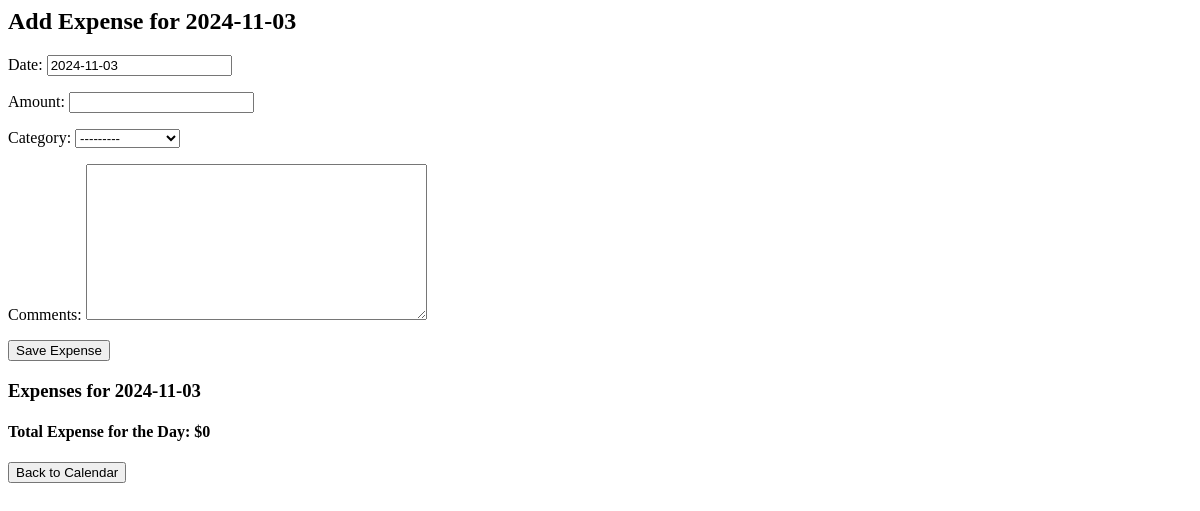
Page /expenses/add/2024-11-03/ (signed in) on the earlier database version.
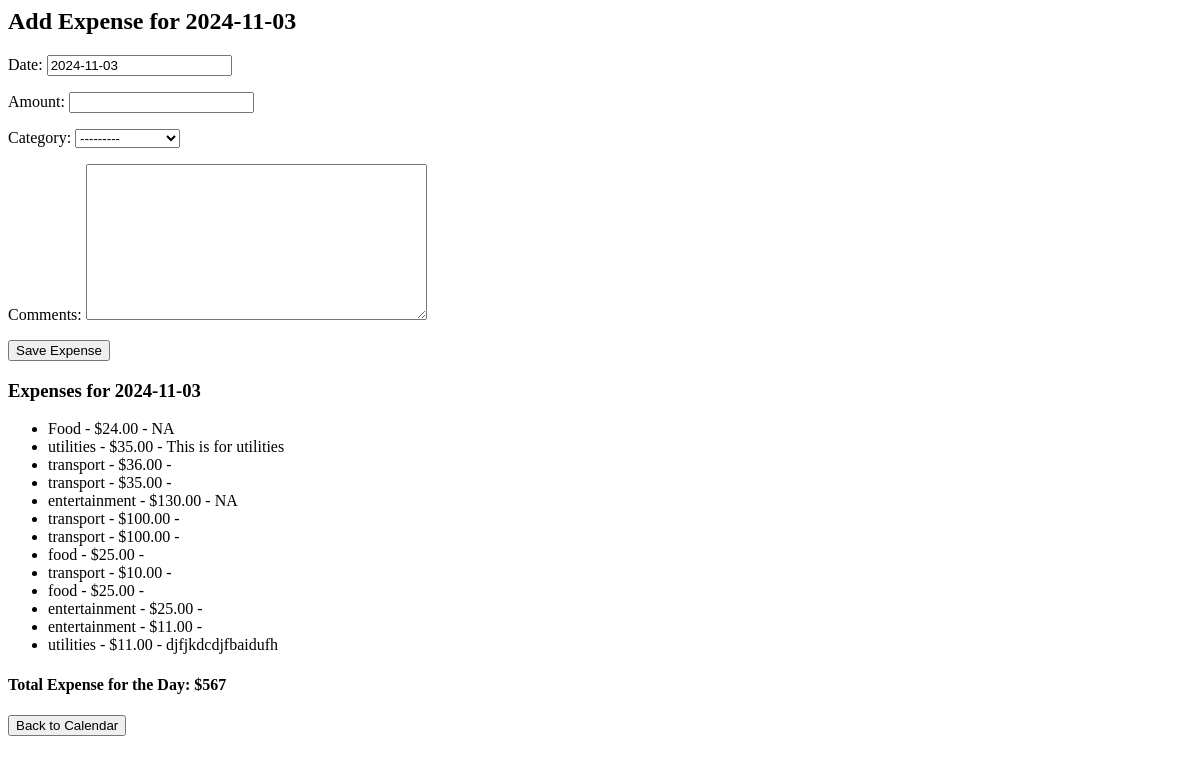
Same page on the later database version.
### expenses/models.py (models this page shows, shortened)
class Expense(models.Model):
    user = models.ForeignKey(User, on_delete=models.CASCADE)
    date = models.DateField()
    amount = models.DecimalField(max_digits=10, decimal_places=2)
    category = models.CharField(max_length=100, choices=CATEGORY_CHOICES)
    comments = models.TextField(blank=True, null=True)

### expenses/views.py (the view)
# urls.py: path('add/<str:date>/', views.add_expense_view, name='add_expense'),
@login_required
@cache_control(no_cache=True, must_revalidate=True, no_store=True)
def add_expense_view(request, date):
    expenses = Expense.objects.filter(user=request.user, date=date)
    daily_total = expenses.aggregate(Sum('amount'))['amount__sum'] or 0  # Calculate total or 0 if none
    if request.method == 'POST':
        form = ExpenseForm(request.POST)
        if form.is_valid():
            expense = form.save(commit=False)
            expense.user = request.user
            expense.save()
            if request.headers.get('X-Requested-With') == 'XMLHttpRequest':
                return JsonResponse({
                    'status': 'success',
                    'daily_total': daily_total + expense.amount,
                    'new_expense': {
                        'category': expense.category,
                        'amount': expense.amount,
                        'comments': expense.comments or ""
                    }
                })
            return redirect('calendar_view')
    else:
        form = ExpenseForm(initial={'date': date})  # Pre-fill the date field for GET requests
    context = {
        'form': form,
        'selected_date': date,
        'expenses': expenses,
        'daily_total': daily_total,
    }
    return render(request, 'expenses/add_expense.html', context)

### expenses/forms.py
class ExpenseForm(forms.ModelForm):
    class Meta:
        model = Expense
        fields = ['date', 'amount', 'category', 'comments']
        widgets = {
            'date': forms.DateInput(attrs={'readonly': 'readonly'}),  # Keep the date readonly
        }

### templates/expenses/add_expense.html (shortened to what this page needs)
<h2>Add Expense for {{ selected_date }}</h2>
<form id="expense-form" method="post" action="">
    {{ form.as_p }}
    <button type="submit">Save Expense</button>
</form>
<h3>Expenses for {{ selected_date }}</h3>
<ul id="expense-list">
    {% for expense in expenses %}
        <li>{{ expense.category }} - ${{ expense.amount }} - {{ expense.comments }}</li>
    {% endfor %}
</ul>
<h4>Total Expense for the Day: $<span id="daily-total">{{ daily_total }}</span></h4>
<button id="back-to-calendar">Back to Calendar</button>

Differences in the rows shown:
added Expense: category "Food", amount "24.00", comments "NA"
added Expense: category "utilities", amount "35.00", comments "This is for utilities"
added Expense: category "transport", amount "36.00"
added Expense: category "transport", amount "35.00"
added Expense: category "entertainment", amount "130.00", comments "NA"
added Expense: category "transport", amount "100.00"
added Expense: category "transport", amount "100.00"
added Expense: category "food", amount "25.00"
added Expense: category "transport", amount "10.00"
added Expense: category "food", amount "25.00"
added Expense: category "entertainment", amount "25.00"
added Expense: category "entertainment", amount "11.00"
added Expense: category "utilities", amount "11.00", comments "djfjkdcdjfbaidufh"
Other differences:
{{ daily_total }}: "0" → "567"
